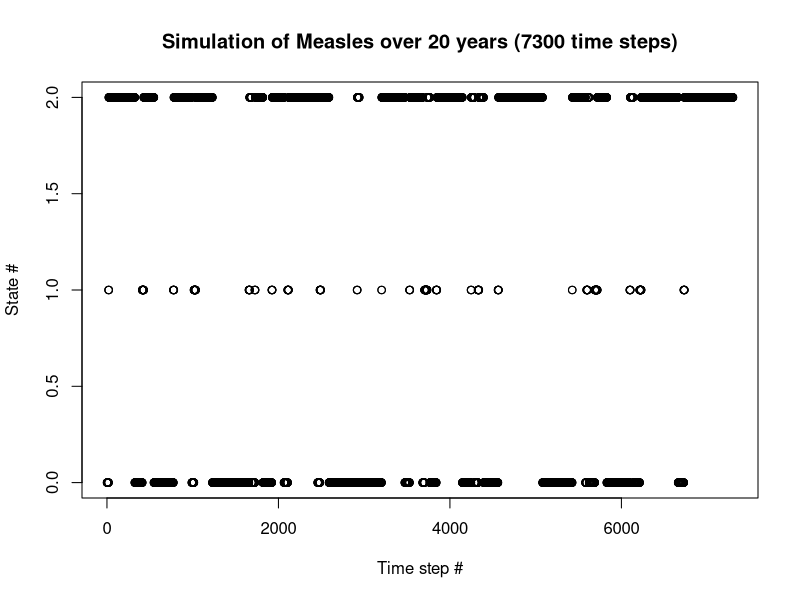
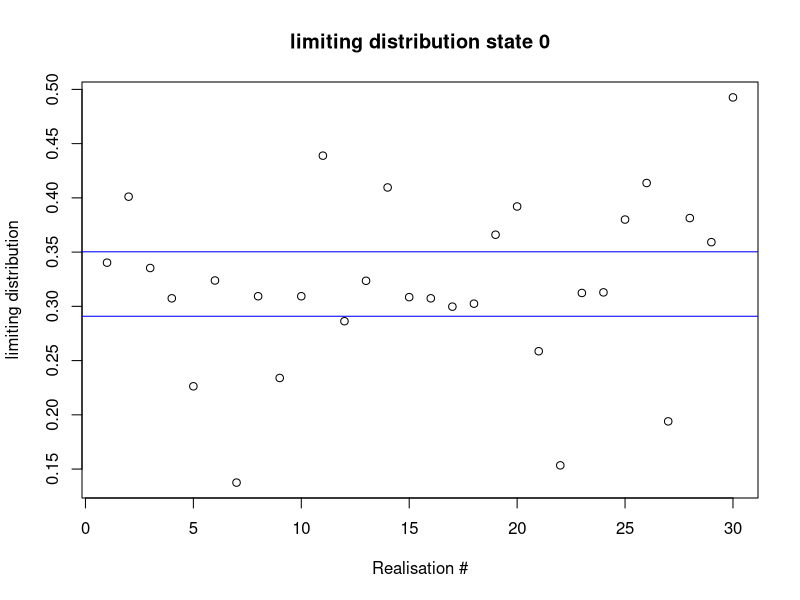
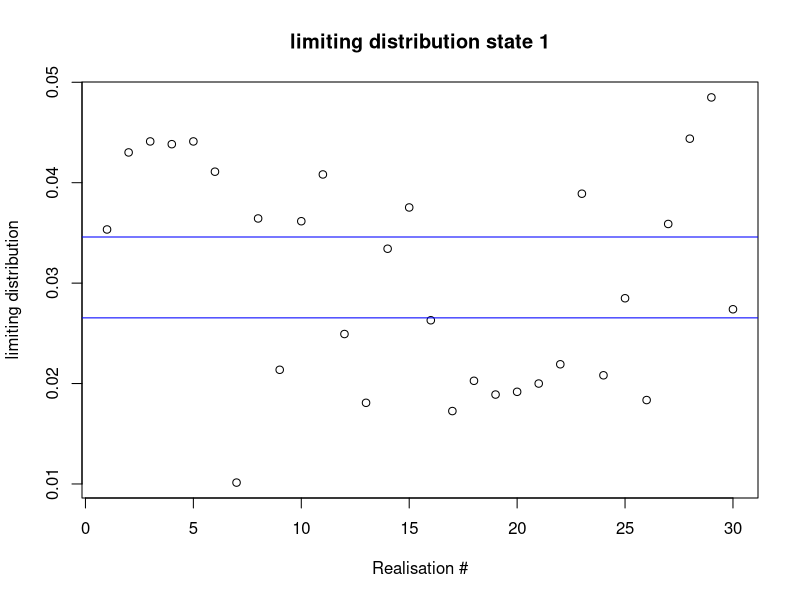
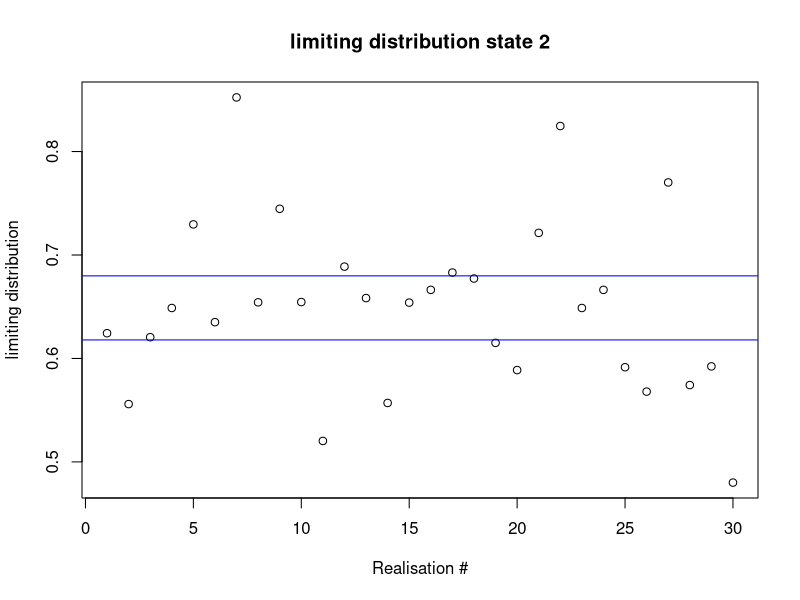
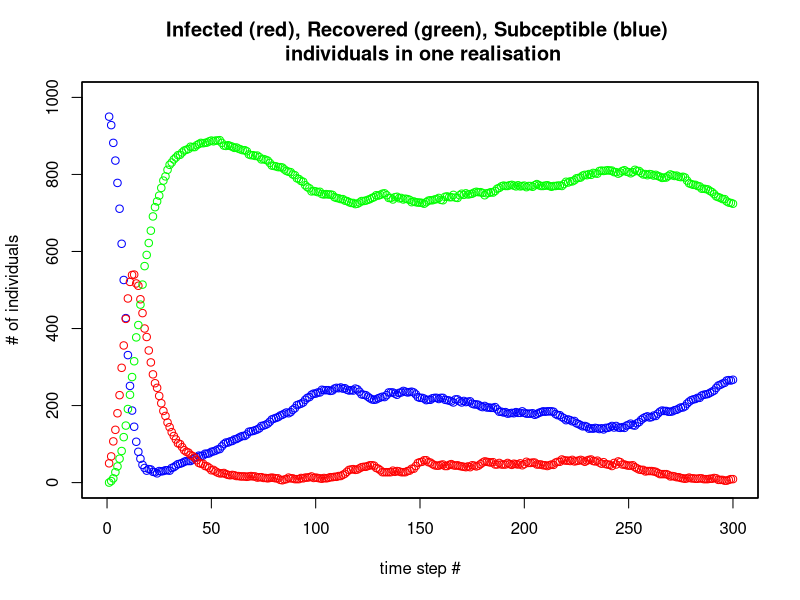
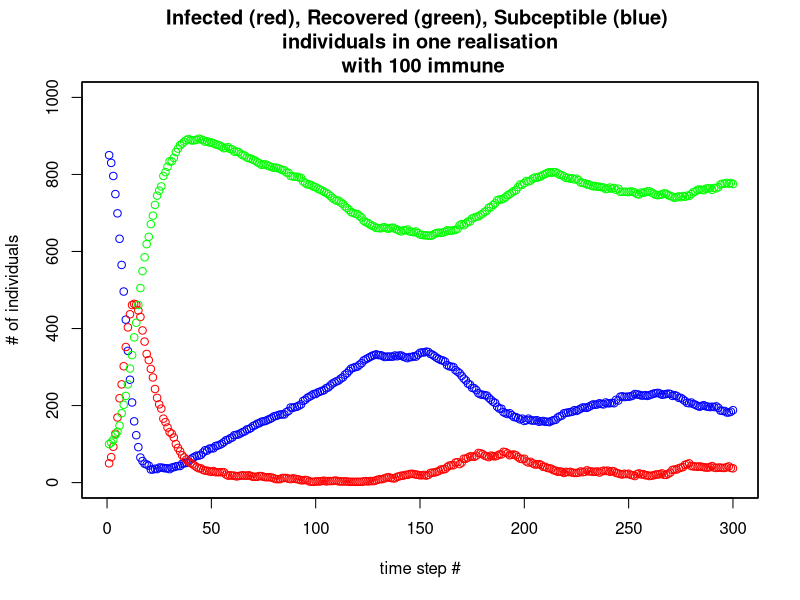
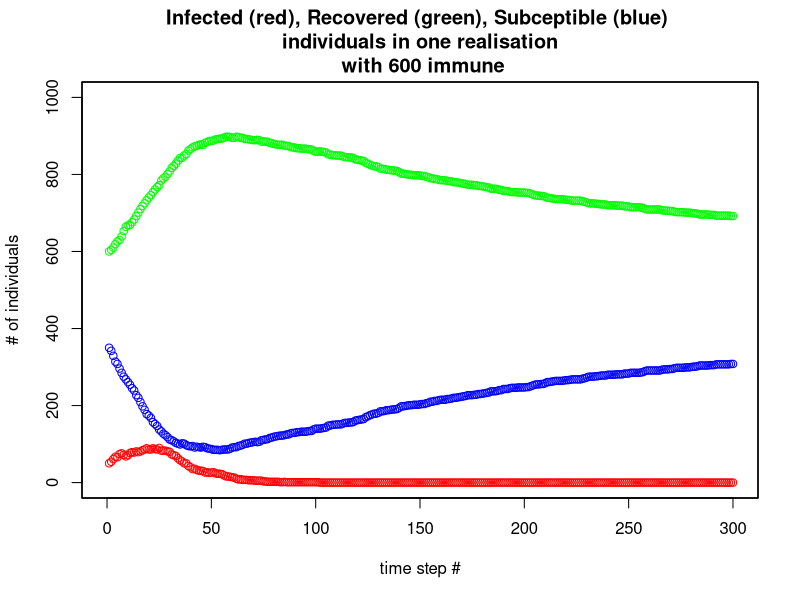
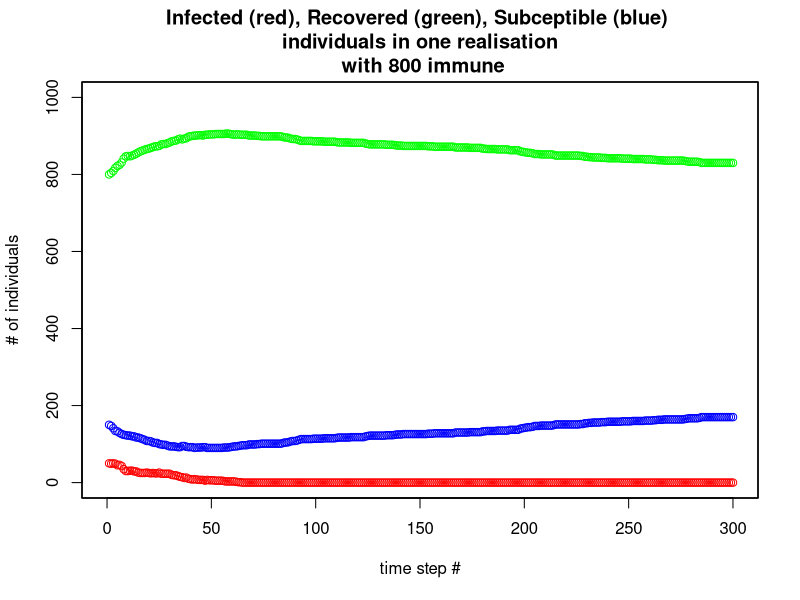

R code for these plots, in order:
# Amandus Omholt Nygaard, Yawar Mahmood

# Problem 1

# Task 1 c)
set.seed(1)
alfa <- 0.005
beta <- 0.01
gamma <- 0.1
days <- 7300
X_initial <- 0

P <- matrix(c(1-beta, beta, 0, 0, 1-gamma, gamma, alfa, 0, 1-alfa), nrow=3, byrow=TRUE)

MC_simulate <- function(X0, P, steps){
  U <- 1:dim(P)[1]
  X <- rep(NA, steps+1)
  X[1] <- X0 + 1
  for(i in 1:steps){
    X[i+1] <- sample(U, 1, prob = P[X[i], ])
  }
  X <- X - 1
  
  return(X)
}

X = MC_simulate(X_initial, P, days)

# plot with options
plot(X,
     main = 'Simulation of Measles over 20 years (7300 time steps)',
     xlab = 'Time step #',
     ylab = 'State #',)


# set n to the number of times we want to run the realisation
set.seed(1)
n = 30
pi0 <- rep(NA, n)
pi1 <- rep(NA, n)
pi2 <- rep(NA, n)
for(i in 1:n){
  res <- MC_simulate(X_initial, P, days)
  pi <- table(tail(res, days/2))
  pi0[i] <- pi[1]/(days/2)
  pi1[i] <- pi[2]/(days/2)
  pi2[i] <- pi[3]/(days/2)
}

# upper bound
upper_pi0 <- mean(pi0) + qt(0.975, length(pi0)-1) * sd(pi0) / sqrt(length(pi0))
# lower bound
lower_pi0 <- mean(pi0) - qt(0.975, length(pi0)-1) * sd(pi0) / sqrt(length(pi0))
# upper bound
upper_pi1 <- mean(pi1) + qt(0.975, length(pi1)-1) * sd(pi1) / sqrt(length(pi1))
# lower bound
lower_pi1 <- mean(pi1) - qt(0.975, length(pi1)-1) * sd(pi1) / sqrt(length(pi1))
# upper bound
upper_pi2 <- mean(pi2) + qt(0.975, length(pi2)-1) * sd(pi2) / sqrt(length(pi2))
# lower bound
lower_pi2 <- mean(pi2) - qt(0.975, length(pi2)-1) * sd(pi2) / sqrt(length(pi2))

plot(pi0,
     main = 'limiting distribution state 0',
     xlab = 'Realisation #',
     ylab = 'limiting distribution',)
abline(h=upper_pi0, col="blue")
abline(h=lower_pi0, col="blue")

plot(pi1,
     main = 'limiting distribution state 1',
     xlab = 'Realisation #',
     ylab = 'limiting distribution',)
abline(h=upper_pi1, col="blue")
abline(h=lower_pi1, col="blue")

plot(pi2,
     main = 'limiting distribution state 2',
     xlab = 'Realisation #',
     ylab = 'limiting distribution',)
abline(h=upper_pi2, col="blue")
abline(h=lower_pi2, col="blue")

# Task 1 e)
set.seed(1)
N <- 1000
n = 300
Y0 <- c(950, 50, 0)

Y_n_simulate <- function(alfa, gamma, N, n, Y0){
  Y <- list()
  Y[[1]] <- Y0
  
  for(i in 2:n){
    beta_n <- 0.5*Y[[i-1]][2]/N
    syke_syke <- rbinom(1, Y[[i-1]][2], 1-gamma)
    sus_syke <- rbinom(1, Y[[i-1]][1], beta_n)
    syke_recover <- Y[[i-1]][2] - syke_syke 
    recover_recover <- rbinom(1, Y[[i-1]][3], 1-alfa)
    
    I_n <- syke_syke + sus_syke
    R_n <- syke_recover + recover_recover
    S_n <- N - I_n - R_n
    
    temp <- c(S_n, I_n, R_n)
    Y[[i]] <- temp
  }
  return(Y = Y)
}

Y_n <- Y_n_simulate(alfa, gamma, N, n, Y0)
Y_n

I_n <- rep(NA, n)
S_n <- rep(NA, n)
R_n <- rep(NA, n)

for(i in 1:n){
  S_n[i] <- Y_n[[i]][1]
  I_n[i] <- Y_n[[i]][2]
  R_n[i] <- Y_n[[i]][3]
}

plot(S_n,
     main = 'Infected (red), Recovered (green), Subceptible (blue) \n individuals in one realisation',
     xlab = 'time step #',
     ylab = '# of individuals',
     xlim = c(0, 300),
     ylim = c(0, 1000),
     col="blue",)
par(new = TRUE)
plot(I_n,
     main = '',
     xlab = '',
     ylab = '',
     yaxt="n",
     xaxt="n",
     xlim = c(0, 300),
     ylim = c(0, 1000),
     col="red",)
par(new = TRUE)
plot(R_n,
     main = '',
     xlab = '',
     ylab = '',
     yaxt="n",
     xaxt="n",
     xlim = c(0, 300),
     ylim = c(0, 1000),
     col="green")

# Task 1 f)
set.seed(1)
Sim_Num <- 1000
E_maxI <- rep(NA, Sim_Num) 
E_min_argmaxI <- rep(NA, Sim_Num)  
for(i in 1:Sim_Num){
  I <- rep(NA, n)
  res <- Y_n_simulate(alfa, gamma, N, n, Y0)
  for(j in 1:n){
    I[j] <- res[[j]][2]
  }
  E_maxI[i] <- max(I)
  E_min_argmaxI[i] <- which.max(I)
}
mean_E_maxI <- mean(E_maxI)
mean_E_min_argmaxI <- mean(E_min_argmaxI)

# upper bound
mean_E_maxI + qnorm(0.975) * sd(E_maxI) / sqrt(Sim_Num)
# lower bound
mean_E_maxI - qnorm(0.975) * sd(E_maxI) / sqrt(Sim_Num)
# upper bound
mean_E_min_argmaxI + qnorm(0.975) * sd(E_min_argmaxI) / sqrt(Sim_Num)
# lower bound
mean_E_min_argmaxI - qnorm(0.975) * sd(E_min_argmaxI) / sqrt(Sim_Num)

# Task 1 g)

Y_n_simulate_Immune <- function(alfa, gamma, N, immune, n, Y0){
  Y <- list()
  Y[[1]] <- Y0
  
  for(i in 2:n){
    beta_n <- 0.5*Y[[i-1]][2]/N
    syke_syke <- rbinom(1, Y[[i-1]][2], 1-gamma)
    sus_syke <- rbinom(1, Y[[i-1]][1], beta_n)
    syke_recover <- Y[[i-1]][2] - syke_syke 
    recover_recover <- rbinom(1, Y[[i-1]][3]-immune, 1-alfa) + immune
    
    I_n <- syke_syke + sus_syke
    R_n <- syke_recover + recover_recover
    S_n <- N - I_n - R_n
    
    Y[[i]] <- c(S_n, I_n, R_n)
  }
  return(Y = Y)
}
n = 300
N <- 1000
Sim_Num <- 1000

# 100 immune
set.seed(1)
immune <- 100
Y0 <- c(950-immune, 50, 0+immune)

Y_n <- Y_n_simulate_Immune(alfa, gamma, N, immune, n, Y0)

I_n <- rep(NA, n)
S_n <- rep(NA, n)
R_n <- rep(NA, n)

for(i in 1:n){
  S_n[i] <- Y_n[[i]][1]
  I_n[i] <- Y_n[[i]][2]
  R_n[i] <- Y_n[[i]][3]
}

plot(S_n,
     main = 'Infected (red), Recovered (green), Subceptible (blue) \n individuals in one realisation \n with 100 immune',
     xlab = 'time step #',
     ylab = '# of individuals',
     xlim = c(0, 300),
     ylim = c(0, 1000),
     col="blue",)
par(new = TRUE)
plot(I_n,
     main = '',
     xlab = '',
     ylab = '',
     yaxt="n",
     xaxt="n",
     xlim = c(0, 300),
     ylim = c(0, 1000),
     col="red",)
par(new = TRUE)
plot(R_n,
     main = '',
     xlab = '',
     ylab = '',
     yaxt="n",
     xaxt="n",
     xlim = c(0, 300),
     ylim = c(0, 1000),
     col="green")

E_maxI_100 <- rep(NA, Sim_Num) 
E_min_argmaxI_100 <- rep(NA, Sim_Num)  
for(i in 1:Sim_Num){
  I <- rep(NA, n)
  res <- Y_n_simulate_Immune(alfa, gamma, N, immune, n, Y0)
  for(j in 1:n){
    I[j] <- res[[j]][2]
  }
  E_maxI_100[i] <- max(I)
  E_min_argmaxI_100[i] <- which.max(I)
}

mean_E_maxI_100 <- mean(E_maxI_100)
mean_E_min_argmaxI_100 <- mean(E_min_argmaxI_100)

# upper bound
mean_E_maxI_100 + qnorm(0.975) * sd(E_maxI_100) / sqrt(Sim_Num)
# lower bound
mean_E_maxI_100 - qnorm(0.975) * sd(E_maxI_100) / sqrt(Sim_Num)
# upper bound
mean_E_min_argmaxI_100 + qnorm(0.975) * sd(E_min_argmaxI_100) / sqrt(Sim_Num)
# lower bound
mean_E_min_argmaxI_100 - qnorm(0.975) * sd(E_min_argmaxI_100) / sqrt(Sim_Num)

# 600 immune
set.seed(1)
immune <- 600
Y0 <- c(950-immune, 50, 0+immune)

Y_n <- Y_n_simulate_Immune(alfa, gamma, N, immune, n, Y0)

I_n <- rep(NA, n)
S_n <- rep(NA, n)
R_n <- rep(NA, n)

for(i in 1:n){
  S_n[i] <- Y_n[[i]][1]
  I_n[i] <- Y_n[[i]][2]
  R_n[i] <- Y_n[[i]][3]
}

plot(S_n,
     main = 'Infected (red), Recovered (green), Subceptible (blue) \n individuals in one realisation \n with 600 immune',
     xlab = 'time step #',
     ylab = '# of individuals',
     xlim = c(0, 300),
     ylim = c(0, 1000),
     col="blue",)
par(new = TRUE)
plot(I_n,
     main = '',
     xlab = '',
     ylab = '',
     yaxt="n",
     xaxt="n",
     xlim = c(0, 300),
     ylim = c(0, 1000),
     col="red",)
par(new = TRUE)
plot(R_n,
     main = '',
     xlab = '',
     ylab = '',
     yaxt="n",
     xaxt="n",
     xlim = c(0, 300),
     ylim = c(0, 1000),
     col="green")

E_maxI_600 <- rep(NA, Sim_Num) 
E_min_argmaxI_600 <- rep(NA, Sim_Num)  
for(i in 1:Sim_Num){
  I <- rep(NA, n)
  res <- Y_n_simulate_Immune(alfa, gamma, N, immune, n, Y0)
  for(j in 1:n){
    I[j] <- res[[j]][2]
  }
  E_maxI_600[i] <- max(I)
  E_min_argmaxI_600[i] <- which.max(I)
}

mean_E_maxI_600 <- mean(E_maxI_600)
mean_E_min_argmaxI_600 <- mean(E_min_argmaxI_600)

# upper bound
mean_E_maxI_600 + qnorm(0.975) * sd(E_maxI_600) / sqrt(Sim_Num)
# lower bound
mean_E_maxI_600 - qnorm(0.975) * sd(E_maxI_600) / sqrt(Sim_Num)
# upper bound
mean_E_min_argmaxI_600 + qnorm(0.975) * sd(E_min_argmaxI_600) / sqrt(Sim_Num)
# lower bound
mean_E_min_argmaxI_600 - qnorm(0.975) * sd(E_min_argmaxI_600) / sqrt(Sim_Num)

# 800 immune
set.seed(1)
immune <- 800
Y0 <- c(950-immune, 50, 0+immune)

Y_n <- Y_n_simulate_Immune(alfa, gamma, N, immune, n, Y0)

I_n <- rep(NA, n)
S_n <- rep(NA, n)
R_n <- rep(NA, n)

for(i in 1:n){
  S_n[i] <- Y_n[[i]][1]
  I_n[i] <- Y_n[[i]][2]
  R_n[i] <- Y_n[[i]][3]
}

plot(S_n,
     main = 'Infected (red), Recovered (green), Subceptible (blue) \n individuals in one realisation \n with 800 immune',
     xlab = 'time step #',
     ylab = '# of individuals',
     xlim = c(0, 300),
     ylim = c(0, 1000),
     col="blue",)
par(new = TRUE)
plot(I_n,
     main = '',
     xlab = '',
     ylab = '',
     yaxt="n",
     xaxt="n",
     xlim = c(0, 300),
     ylim = c(0, 1000),
     col="red",)
par(new = TRUE)
plot(R_n,
     main = '',
     xlab = '',
     ylab = '',
     yaxt="n",
     xaxt="n",
     xlim = c(0, 300),
     ylim = c(0, 1000),
     col="green")

E_maxI_800 <- rep(NA, Sim_Num) 
E_min_argmaxI_800 <- rep(NA, Sim_Num)  
for(i in 1:Sim_Num){
  I <- rep(NA, n)
  res <- Y_n_simulate_Immune(alfa, gamma, N, immune, n, Y0)
  for(j in 1:n){
    I[j] <- res[[j]][2]
  }
  E_maxI_800[i] <- max(I)
  E_min_argmaxI_800[i] <- which.max(I)
}

mean_E_maxI_800 <- mean(E_maxI_800)
mean_E_min_argmaxI_800 <- mean(E_min_argmaxI_800)

# upper bound
mean_E_maxI_800 + qnorm(0.975) * sd(E_maxI_800) / sqrt(Sim_Num)
# lower bound
mean_E_maxI_800 - qnorm(0.975) * sd(E_maxI_800) / sqrt(Sim_Num)
# upper bound
mean_E_min_argmaxI_800 + qnorm(0.975) * sd(E_min_argmaxI_800) / sqrt(Sim_Num)
# lower bound
mean_E_min_argmaxI_800 - qnorm(0.975) * sd(E_min_argmaxI_800) / sqrt(Sim_Num)



# Problem 2

set.seed(1)

rate = 1.5
t = 59

N = 1000

num_insurance = function(rate,t) {
  n <- rpois(1,rate*t)
  
  X = matrix(0,nrow = 2, ncol = n+2)
  
  X[2,2:(n+1)] <- 1:n
  X[2,n+2] <- n
  
  X[1,0] <- 0
  X[1,n+2] <- t
  X[1,2:(n+1)] <- sort(runif(n,min = 0,max = t))
  
  return(X)
}


colors_plot = c('#009999','#0000FF','#FF3399','#000000','#CC0CC0','#00FFFF','#00CC99','#FF9933','#999999','#00C00C')

claims = vector('numeric',length = N)


plot(0,0,xlim = c(0,t), ylim = c(0,120), ylab = "Number of claims", xlab = "Time in days",
     main = "10 realizations of insurance claims")
for (i in 1:N) {
  
  X <- num_insurance(rate,t)
  
  claims[i] <- X[2,ncol(X)]
  
  if (i <= 10) {
    segments(X[1,1:(ncol(X)-1)],X[2,1:(ncol(X)-1)],X[1,2:ncol(X)],X[2,1:(ncol(X)-1)], col = colors_plot[i])
  }
}

# Printer estimering for sannsyneligheten at antall claims > 100
print(sum(claims > 100)/N)


ratem <- 10

monetary_insurance = function(rate,t,ratem) {
  X <- num_insurance(rate,t)
  
  Z <- matrix(0,nrow = nrow(X),ncol = ncol(X))
  
  Z[1,] <- X[1,]
  
  for (i in 2:ncol(Z)) {
    Z[2,i] = sum(rexp(X[2,i]-X[2,i-1],ratem)) + Z[2,i-1]
  }
  
  return(Z)
}

monetary_claims = vector('numeric',length = N)


plot(NULL,NULL,xlim = c(0,t), ylim = c(0,13), xlab = "Time in days", ylab = "Total claim amount in mill. kr",
     main = "10 realizations of claim amount.")
for (i in 1:N) {
  
  Z <- monetary_insurance(rate,t,ratem)
  
  monetary_claims[i] <- Z[2,ncol(Z)]
  
  if (i <= 10) {
    segments(Z[1,1:(ncol(Z)-1)],Z[2,1:(ncol(Z)-1)],Z[1,2:ncol(Z)],Z[2,1:(ncol(Z)-1)], col = colors_plot[i])
  }
}

print(sum(monetary_claims > 8)/N)